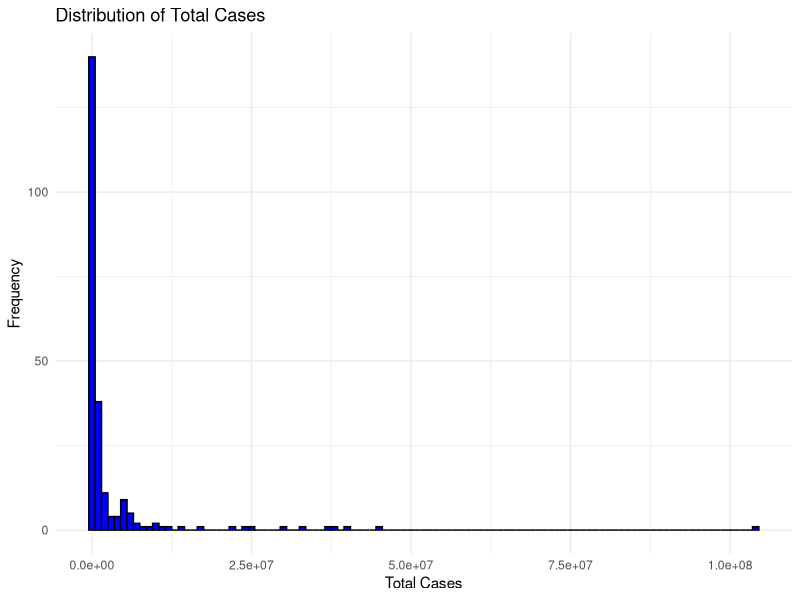
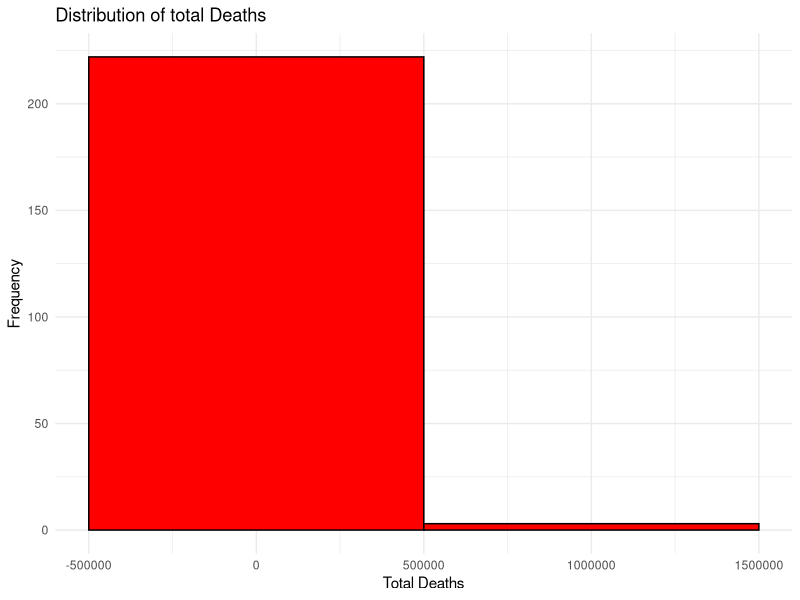
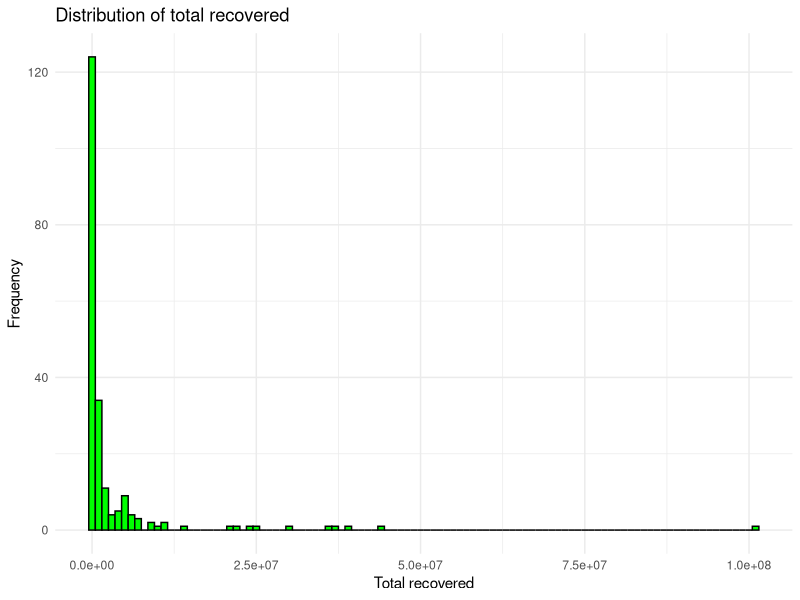
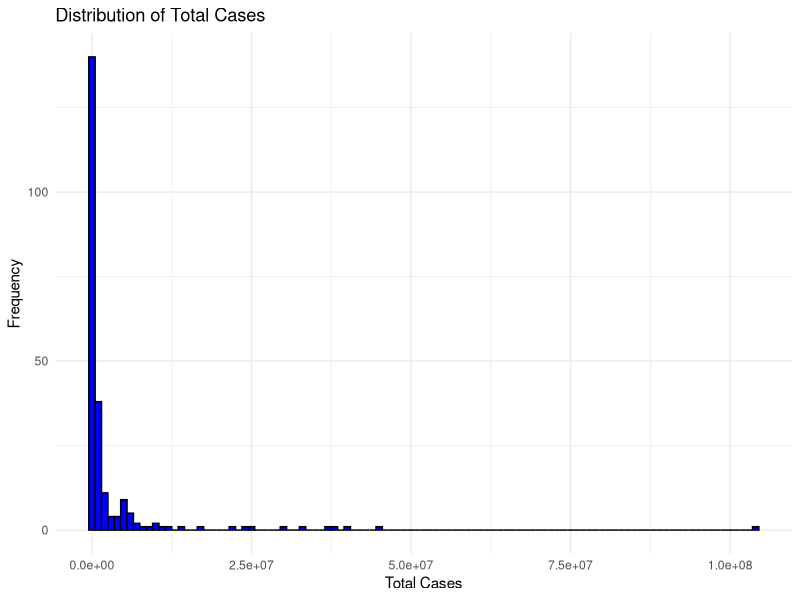
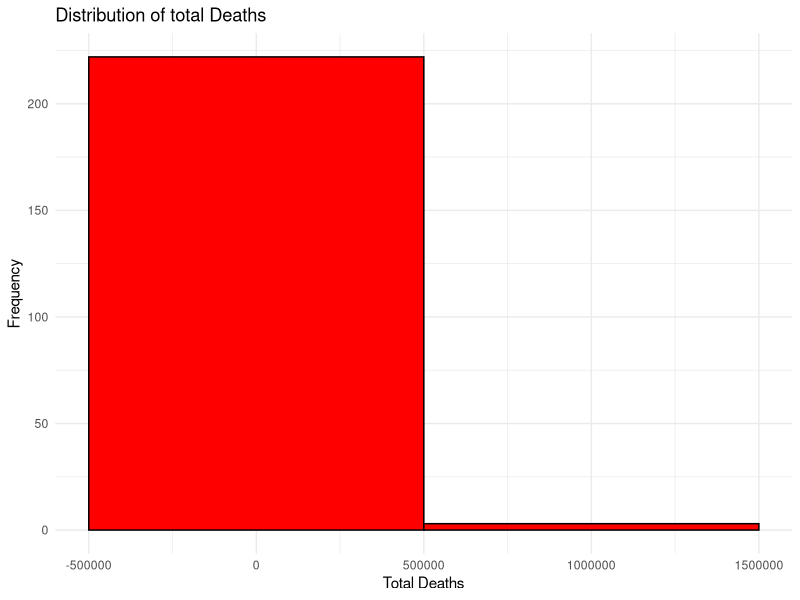
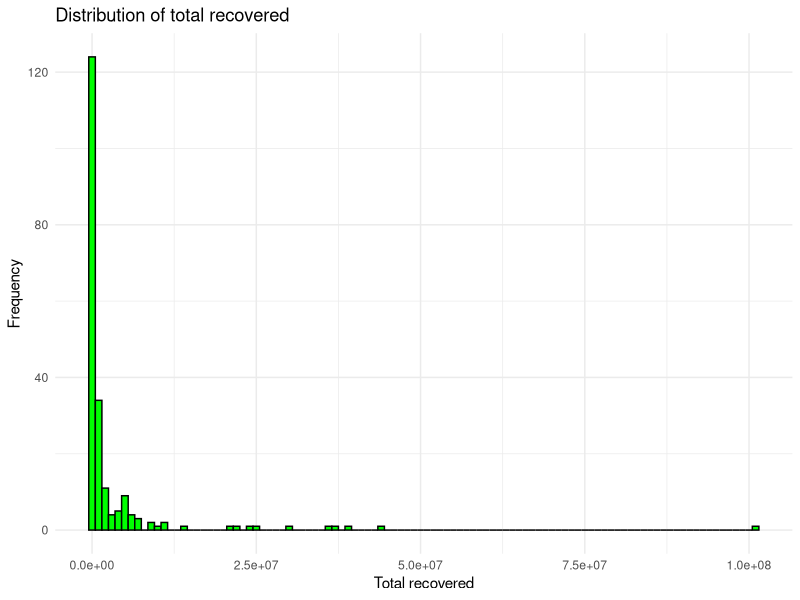

Reproduce these figures in R, in order.
# load packages
library(tidyverse)

data_clean <- read.csv("../data/processed/cleaned_data.csv")

# Convert Total.Cases to numeric if necessary
data_clean$Total.Cases <- as.numeric(gsub(",", "", data_clean$Total.Cases))

# histogram of total cases
ggplot(data_clean, aes(x = Total.Cases)) + 
  geom_histogram(binwidth = 1000000, fill = "blue", color = "black") +
  theme_minimal() +
  labs(title = "Distribution of Total Cases", x = "Total Cases", y = "Frequency")

ggsave("../output/plots/distribution_total_cases.png")

# Convert Total.Deaths to numeric if necessary
data_clean$Total.Deaths <- as.numeric(gsub(",", "", data_clean$Total.Deaths))

# histogram of total deaths
ggplot(data_clean, aes(x = Total.Deaths)) +
  geom_histogram(binwidth = 1000000, fill = "red", color = "black") +
  theme_minimal() +
  labs(title = "Distribution of total Deaths", x = "Total Deaths", y = "Frequency")

ggsave("../output/plots/distribution_total_deaths.png")

# Convert Total.Deaths to numeric if necessary
data_clean$Total.Recovered <- as.numeric(gsub(",", "", data_clean$Total.Recovered))

# histogram of total recovered
ggplot(data_clean, aes(x = Total.Recovered)) +
  geom_histogram(binwidth = 1000000, fill = "green", color = "black") +
  theme_minimal() +
  labs(title = "Distribution of total recovered", x = "Total recovered", y = "Frequency")

ggsave("../output/plots/distribution_total_recovered.png")



